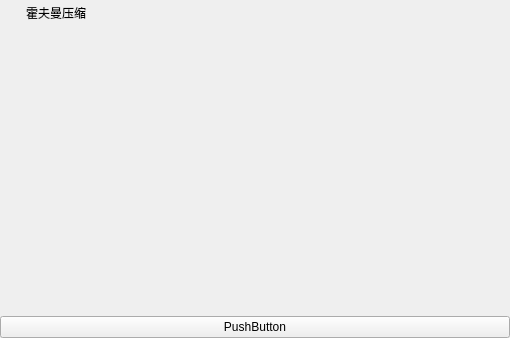
<?xml version="1.0" encoding="UTF-8"?>
<ui version="4.0">
 <class>MainWindow</class>
 <widget class="QWidget" name="MainWindow">
  <property name="geometry">
   <rect>
    <x>0</x>
    <y>0</y>
    <width>510</width>
    <height>338</height>
   </rect>
  </property>
  <property name="minimumSize">
   <size>
    <width>400</width>
    <height>250</height>
   </size>
  </property>
  <property name="styleSheet">
   <string notr="true">#minimizeButton {
  image: url(:/res/minimize-button1.png);
}

#minimizeButton, #maximizeButton {
  background-color: transparent;
  border-radius: 0px;
}

#minimizeButton:hover, #maximizeButton:hover {
  border-style: none;
  background-color: #80c7c7c7;
}

#minimizeButton:pressed, #maximizeButton:pressed {
  border-style: none;
  background-color: #80808080;
}

#closeButton {
  image: url(:/res/close-button1.png);
  background-color: transparent;
  border-radius: 0px;
}

#closeButton:hover {
	image: url(:/res/close-button2.png);
  border-style: none;
  background-color: #e81123;
}

#closeButton:pressed {
  image: url(:/res/close-button2.png);
  border-style: none;
  background-color: #8c0a15;
}

#fileBtn{
font: 9t &quot;华康方圆体W7(P)&quot;;
border-radius: 10px;
border-color: rgb(0, 170, 255);
background-color: rgb(170, 255, 255);
}

#fileBtn:pressed {

	background-color: rgb(170, 255, 255);
}
#startBtn{
font: 10t &quot;华康方圆体W7(P)&quot;;
border-radius: 10px;
border-color: rgb(0, 170, 255);
background-color: rgb(170, 255, 255);
}
#startBtn:pressed {
	background-color: rgb(170, 255, 255);
}</string>
  </property>
  <layout class="QGridLayout" name="gridLayout">
   <property name="leftMargin">
    <number>0</number>
   </property>
   <property name="topMargin">
    <number>0</number>
   </property>
   <property name="rightMargin">
    <number>0</number>
   </property>
   <property name="bottomMargin">
    <number>0</number>
   </property>
   <property name="spacing">
    <number>0</number>
   </property>
   <item row="0" column="0">
    <layout class="QHBoxLayout" name="horizontalLayout">
     <property name="spacing">
      <number>0</number>
     </property>
     <property name="leftMargin">
      <number>0</number>
     </property>
     <item>
      <widget class="QLabel" name="ico">
       <property name="enabled">
        <bool>true</bool>
       </property>
       <property name="minimumSize">
        <size>
         <width>26</width>
         <height>26</height>
        </size>
       </property>
       <property name="maximumSize">
        <size>
         <width>26</width>
         <height>26</height>
        </size>
       </property>
       <property name="text">
        <string/>
       </property>
       <property name="pixmap">
        <pixmap resource="res.qrc">:/res/dog.jpg</pixmap>
       </property>
       <property name="scaledContents">
        <bool>true</bool>
       </property>
      </widget>
     </item>
     <item>
      <widget class="QLabel" name="label">
       <property name="styleSheet">
        <string notr="true">font: 75 12pt &quot;文泉驿等宽正黑&quot;;</string>
       </property>
       <property name="text">
        <string>霍夫曼压缩</string>
       </property>
      </widget>
     </item>
     <item>
      <spacer name="horizontalSpacer">
       <property name="orientation">
        <enum>Qt::Horizontal</enum>
       </property>
       <property name="sizeHint" stdset="0">
        <size>
         <width>297</width>
         <height>23</height>
        </size>
       </property>
      </spacer>
     </item>
     <item>
      <widget class="QPushButton" name="minimizeButton">
       <property name="sizePolicy">
        <sizepolicy hsizetype="Fixed" vsizetype="Fixed">
         <horstretch>0</horstretch>
         <verstretch>0</verstretch>
        </sizepolicy>
       </property>
       <property name="minimumSize">
        <size>
         <width>45</width>
         <height>26</height>
        </size>
       </property>
       <property name="maximumSize">
        <size>
         <width>45</width>
         <height>26</height>
        </size>
       </property>
       <property name="focusPolicy">
        <enum>Qt::NoFocus</enum>
       </property>
       <property name="contextMenuPolicy">
        <enum>Qt::NoContextMenu</enum>
       </property>
       <property name="toolTip">
        <string>Minimize</string>
       </property>
       <property name="iconSize">
        <size>
         <width>33</width>
         <height>26</height>
        </size>
       </property>
      </widget>
     </item>
     <item>
      <widget class="QPushButton" name="maximizeButton">
       <property name="sizePolicy">
        <sizepolicy hsizetype="Fixed" vsizetype="Fixed">
         <horstretch>0</horstretch>
         <verstretch>0</verstretch>
        </sizepolicy>
       </property>
       <property name="minimumSize">
        <size>
         <width>45</width>
         <height>26</height>
        </size>
       </property>
       <property name="maximumSize">
        <size>
         <width>45</width>
         <height>26</height>
        </size>
       </property>
       <property name="focusPolicy">
        <enum>Qt::NoFocus</enum>
       </property>
       <property name="contextMenuPolicy">
        <enum>Qt::NoContextMenu</enum>
       </property>
       <property name="toolTip">
        <string>Maximize</string>
       </property>
       <property name="iconSize">
        <size>
         <width>34</width>
         <height>26</height>
        </size>
       </property>
      </widget>
     </item>
     <item>
      <widget class="QPushButton" name="closeButton">
       <property name="sizePolicy">
        <sizepolicy hsizetype="Fixed" vsizetype="Fixed">
         <horstretch>0</horstretch>
         <verstretch>0</verstretch>
        </sizepolicy>
       </property>
       <property name="minimumSize">
        <size>
         <width>45</width>
         <height>26</height>
        </size>
       </property>
       <property name="maximumSize">
        <size>
         <width>45</width>
         <height>26</height>
        </size>
       </property>
       <property name="focusPolicy">
        <enum>Qt::NoFocus</enum>
       </property>
       <property name="contextMenuPolicy">
        <enum>Qt::NoContextMenu</enum>
       </property>
       <property name="toolTip">
        <string>Close</string>
       </property>
       <property name="iconSize">
        <size>
         <width>34</width>
         <height>26</height>
        </size>
       </property>
      </widget>
     </item>
    </layout>
   </item>
   <item row="1" column="0">
    <spacer name="verticalSpacer">
     <property name="orientation">
      <enum>Qt::Vertical</enum>
     </property>
     <property name="sizeHint" stdset="0">
      <size>
       <width>20</width>
       <height>307</height>
      </size>
     </property>
    </spacer>
   </item>
   <item row="2" column="0">
    <widget class="QPushButton" name="pushButton">
     <property name="text">
      <string>PushButton</string>
     </property>
    </widget>
   </item>
  </layout>
 </widget>
 <layoutdefault spacing="6" margin="11"/>
 <resources>
  <include location="res.qrc"/>
 </resources>
 <connections>
  <connection>
   <sender>closeButton</sender>
   <signal>clicked()</signal>
   <receiver>MainWindow</receiver>
   <slot>close()</slot>
   <hints>
    <hint type="sourcelabel">
     <x>378</x>
     <y>9</y>
    </hint>
    <hint type="destinationlabel">
     <x>432</x>
     <y>47</y>
    </hint>
   </hints>
  </connection>
  <connection>
   <sender>minimizeButton</sender>
   <signal>clicked()</signal>
   <receiver>MainWindow</receiver>
   <slot>showMinimized()</slot>
   <hints>
    <hint type="sourcelabel">
     <x>318</x>
     <y>7</y>
    </hint>
    <hint type="destinationlabel">
     <x>418</x>
     <y>73</y>
    </hint>
   </hints>
  </connection>
 </connections>
</ui>
